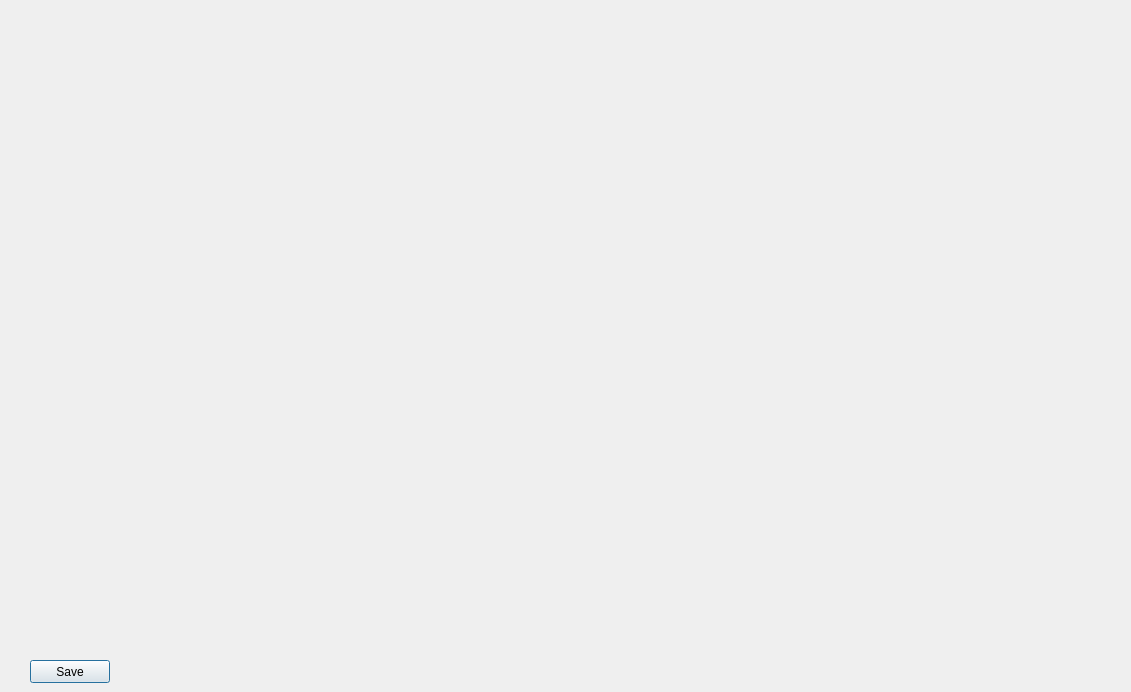
<?xml version="1.0" encoding="UTF-8"?>
<ui version="4.0">
 <class>HandVelocityDialog</class>
 <widget class="QDialog" name="HandVelocityDialog">
  <property name="geometry">
   <rect>
    <x>0</x>
    <y>0</y>
    <width>1131</width>
    <height>692</height>
   </rect>
  </property>
  <property name="windowTitle">
   <string>Hand Velocity Components</string>
  </property>
  <widget class="QPushButton" name="pushButton_save">
   <property name="geometry">
    <rect>
     <x>30</x>
     <y>660</y>
     <width>80</width>
     <height>23</height>
    </rect>
   </property>
   <property name="text">
    <string>Save</string>
   </property>
  </widget>
  <widget class="QWidget" name="">
   <property name="geometry">
    <rect>
     <x>30</x>
     <y>50</y>
     <width>1031</width>
     <height>531</height>
    </rect>
   </property>
   <layout class="QVBoxLayout" name="verticalLayout">
    <item>
     <layout class="QHBoxLayout" name="horizontalLayout">
      <item>
       <widget class="QCustomPlot" name="plot_hand_x" native="true"/>
      </item>
      <item>
       <widget class="QCustomPlot" name="plot_hand_y" native="true"/>
      </item>
      <item>
       <widget class="QCustomPlot" name="plot_hand_z" native="true"/>
      </item>
     </layout>
    </item>
    <item>
     <layout class="QHBoxLayout" name="horizontalLayout_2">
      <item>
       <widget class="QCustomPlot" name="plot_hand_wx" native="true"/>
      </item>
      <item>
       <widget class="QCustomPlot" name="plot_hand_wy" native="true"/>
      </item>
      <item>
       <widget class="QCustomPlot" name="plot_hand_wz" native="true"/>
      </item>
     </layout>
    </item>
   </layout>
  </widget>
 </widget>
 <customwidgets>
  <customwidget>
   <class>QCustomPlot</class>
   <extends>QWidget</extends>
   <header>qcustomplot.h</header>
   <container>1</container>
  </customwidget>
 </customwidgets>
 <resources/>
 <connections/>
</ui>
